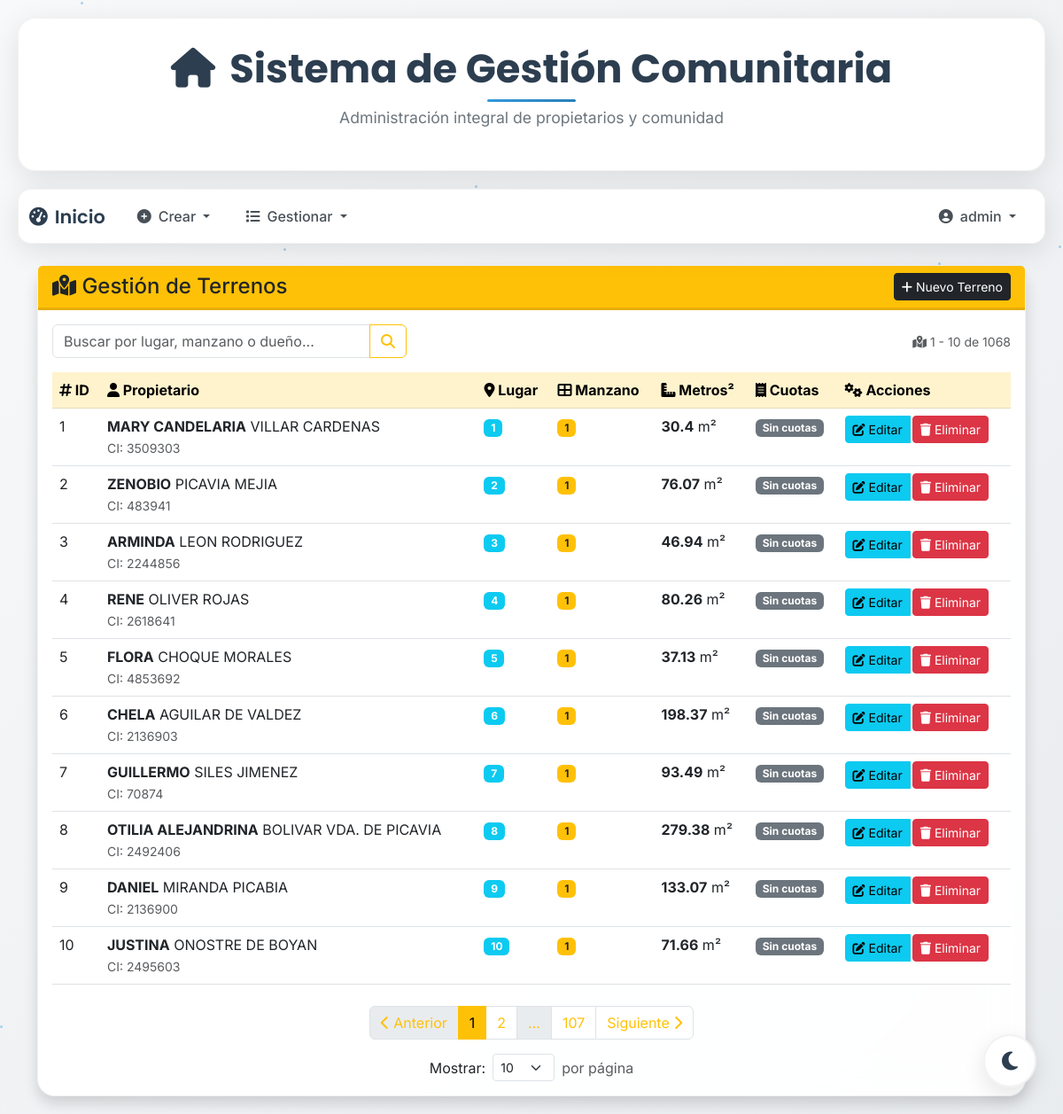
The page /terrenos (signed in) on the database its author committed.
### models/user_model.py (models this page shows, shortened)
class User(UserMixin, db.Model):
    __tablename__ = "Usuario"
    id = db.Column(db.Integer, primary_key=True)
    username = db.Column(db.String(100), unique=True, nullable=False)
    password_hash = db.Column(db.String(128), nullable=False)
    role = db.Column(db.String(50), nullable=False, default="doctor")
    def has_role(self, role):
        return self.role == role

### models/terreno_model.py (models this page shows, shortened)
class Terreno(db.Model):
    __tablename__ = "Terreno"
    id = db.Column(db.Integer, primary_key=True)
    duenio_id = db.Column(db.Integer, db.ForeignKey('Duenio.id', ondelete='CASCADE'), nullable=False)
    lugar = db.Column(db.String(100), nullable=False)
    manzano = db.Column(db.Integer, nullable=False)
    metros_cuadrados = db.Column(db.Integer, nullable=False)
    dueno = db.relationship('Duenio', backref='terrenos')

### models/duenio_model.py (models this page shows, shortened)
class Duenio(db.Model):
    __tablename__ = "Duenio"
    id = db.Column(db.Integer, primary_key=True)
    nombre = db.Column(db.String(50), nullable=False)
    paterno = db.Column(db.String(50), nullable=True)
    materno = db.Column(db.String(50), nullable=True)
    ci = db.Column(db.String(20), unique=True, nullable=False)
    multas = db.relationship('Multa', backref='duenio', lazy=True)  # Relación con la tabla Multa

### controllers/terreno_controller.py (the view, shortened to what this page needs)
@terreno_bp.route("/terrenos")
@login_required
def list_terrenos():
    page = request.args.get('page', 1, type=int)
    per_page = request.args.get('per_page', 10, type=int)  # 10 registros por página por defecto
    search = request.args.get('search', '', type=str)
    query = db.session.query(Terreno).join(Duenio)
    terrenos_paginated = query.paginate(
        page=page,
        per_page=per_page,
        error_out=False
    )
    return terreno_view.list_terrenos(terrenos_paginated, search)

### templates/terrenos.html (shortened to what this page needs)
{% extends 'base.html' %}
{% block content %}
<div class="container mt-4">
    <div class="row">
        <div class="col-12">
            <div class="card shadow">
                <div class="card-header bg-warning text-dark">
                    <div class="d-flex justify-content-between align-items-center">
                        <h4 class="mb-0">
                            <i class="fas fa-map-marked-alt"></i> Gestión de Terrenos
                        </h4>
                        {% if current_user.has_role('admin') %}
                        <a href="{{ url_for('terreno.create_terreno') }}" class="btn btn-dark btn-sm">
                            <i class="fas fa-plus"></i> Nuevo Terreno
                        </a>
                        {% endif %}
                    </div>
                </div>
                <div class="card-body">
                    <div class="row mb-3">
                        <div class="col-md-8">
                            <form method="GET" action="{{ url_for('terreno.list_terrenos') }}"
                                class="d-flex align-items-center">
                                <div class="input-group" style="max-width: 400px;">
                                    <input type="text" name="search" class="form-control"
                                        placeholder="Buscar por lugar, manzano o dueño..." value="{{ search }}">
                                    <button class="btn btn-outline-warning" type="submit">
                                        <i class="fas fa-search"></i>
                                    </button>
                                </div>
                            </form>
                        </div>
                        <div class="col-md-4 text-end d-flex align-items-center justify-content-end">
                            {% if terrenos_paginated and terrenos_paginated.total > 0 %}
                            <small class="text-muted">
                                <i class="fas fa-map-marked-alt"></i>
                                {{ terrenos_paginated.per_page * (terrenos_paginated.page - 1) + 1 }}
                                - {{ terrenos_paginated.per_page * (terrenos_paginated.page - 1) + terrenos|length }}
                                de {{ terrenos_paginated.total }}
                            </small>
                            {% endif %}
                        </div>
                    </div>
                    <div class="table-responsive">
                        <table class="table table-hover" id="terrenosTable">
                            <thead class="table-warning">
                                <tr>
                                    <th><i class="fas fa-hashtag"></i> ID</th>
                                    <th><i class="fas fa-user"></i> Propietario</th>
                                    <th><i class="fas fa-map-marker-alt"></i> Lugar</th>
                                    <th><i class="fas fa-th-large"></i> Manzano</th>
                                    <th><i class="fas fa-ruler-combined"></i> Metros²</th>
                                    <th><i class="fas fa-receipt"></i> Cuotas</th>
                                    {% if current_user.has_role('admin') %}
                                    <th><i class="fas fa-cogs"></i> Acciones</th>
                                    {% endif %}
                                </tr>
                            </thead>
                            <tbody>
                                {% for terreno in terrenos %}
                                <tr>
                                    <td>{{ terreno.id }}</td>
                                    <td>
                                        <strong>{{ terreno.dueno.nombre }}</strong>
                                        {% if terreno.dueno.paterno %} {{ terreno.dueno.paterno }}{% endif %}
                                        {% if terreno.dueno.materno %} {{ terreno.dueno.materno }}{% endif %}
                                        <br>
                                        <small class="text-muted">CI: {{ terreno.dueno.ci }}</small>
                                    </td>
                                    <td>
                                        <span class="badge bg-info">{{ terreno.lugar }}</span>
                                    </td>
                                    <td>
                                        <span class="badge bg-warning text-dark">{{ terreno.manzano }}</span>
                                    </td>
                                    <td>
                                        <strong>{{ terreno.metros_cuadrados }}</strong> m²
                                    </td>
                                    <td>
                                        {% set cuotas = terreno.cuotas %}
                                        {% if cuotas %}
                                        <span class="badge bg-success">{{ cuotas|length }} cuota{{ 's' if cuotas|length
                                            != 1 else '' }}</span>
                                        {% else %}
                                        <span class="badge bg-secondary">Sin cuotas</span>
                                        {% endif %}
                                    </td>
                                    {% if current_user.has_role('admin') %}
                                    <td>
                                        <div class="btn-group" role="group">
                                            <a href="{{ url_for('terreno.update_terreno', id=terreno.id) }}"
                                                class="btn btn-info btn-sm">
                                                <i class="fas fa-edit"></i> Editar
                                            </a>
                                            <form method="post"
                                                action="{{ url_for('terreno.delete_terreno', id=terreno.id) }}"
                                                style="display: inline;">
                                                <button type="submit" class="btn btn-danger btn-sm"
                                                    onclick="return confirm('¿Está seguro de eliminar el terreno {{ terreno.lugar }} - Manzano {{ terreno.manzano }}?')">
                                                    <i class="fas fa-trash"></i> Eliminar
                                                </button>
                                            </form>
                                        </div>
                                    </td>
                                    {% endif %}
                                </tr>
                                {% endfor %}
                            </tbody>
                        </table>
                        {% if terrenos_paginated and terrenos_paginated.pages > 1 %}
                        <nav aria-label="Navegación de páginas" class="mt-4">
                            <ul class="pagination justify-content-center">
                                {% if terrenos_paginated.has_prev %}
                                <li class="page-item">
                                    <a class="page-link"
                                        href="{{ url_for('terreno.list_terrenos', page=terrenos_paginated.prev_num, search=search) }}">
                                        <i class="fas fa-chevron-left"></i> Anterior
                                    </a>
                                </li>
                                {% else %}
                                <li class="page-item disabled">
                                    <span class="page-link"><i class="fas fa-chevron-left"></i> Anterior</span>
                                </li>
                                {% endif %}
                                {% for page_num in terrenos_paginated.iter_pages(left_edge=1, right_edge=1,
                                left_current=1, right_current=2) %}
                                {% if page_num %}
                                {% if page_num != terrenos_paginated.page %}
                                <li class="page-item">
                                    <a class="page-link"
                                        href="{{ url_for('terreno.list_terrenos', page=page_num, search=search) }}">{{
                                        page_num }}</a>
                                </li>
                                {% else %}
                                <li class="page-item active">
                                    <span class="page-link">{{ page_num }}</span>
                                </li>
                                {% endif %}
                                {% else %}
                                <li class="page-item disabled">
                                    <span class="page-link">…</span>
                                </li>
                                {% endif %}
                                {% endfor %}
                                {% if terrenos_paginated.has_next %}
                                <li class="page-item">
                                    <a class="page-link"
                                        href="{{ url_for('terreno.list_terrenos', page=terrenos_paginated.next_num, search=search) }}">
                                        Siguiente <i class="fas fa-chevron-right"></i>
                                    </a>
                                </li>
                                {% else %}
                                <li class="page-item disabled">
                                    <span class="page-link">Siguiente <i class="fas fa-chevron-right"></i></span>
                                </li>
                                {% endif %}
                            </ul>
                            <div class="d-flex justify-content-center mt-3">
                                <form method="GET" action="{{ url_for('terreno.list_terrenos') }}"
                                    class="d-flex align-items-center">
                                    <label class="form-label mb-0 me-2">Mostrar:</label>
                                    <select name="per_page" class="form-select form-select-sm me-2" style="width: auto;"
                                        onchange="this.form.submit()">
                                        <option value="10" {% if request.args.get('per_page', '10' )=='10' %}selected{%
                                            endif %}>10</option>
                                    </select>
                                    <span class="text-muted">por página</span>
                                </form>
                            </div>
                        </nav>
                        {% endif %}
                    </div>
                </div>
            </div>
        </div>
    </div>
</div>
{% endblock %}

### templates/base.html (shortened to what this page needs)
<!DOCTYPE html>
<html lang="es">
<head>
    <link rel="stylesheet" href="https://cdn.jsdelivr.net/npm/bootstrap@5.3.0/dist/css/bootstrap.min.css">
    <link rel="stylesheet" href="https://cdnjs.cloudflare.com/ajax/libs/animate.css/4.1.1/animate.min.css"/>
</head>
<body>
    <div class="floating-particles" id="particles"></div>
    <div class="header-container">
        <h1 class="main-title">
            <i class="fas fa-home me-3"></i>Sistema de Gestión Comunitaria
        </h1>
        <p class="subtitle">Administración integral de propietarios y comunidad</p>
    </div>
    {% if current_user.is_authenticated %}
    <nav class="navbar navbar-expand-lg navbar-custom">
        <div class="container-fluid">
            <a class="navbar-brand" href="{{ url_for('user.index') }}">
                <i class="fas fa-tachometer-alt me-2"></i>Inicio
            </a>
            <div class="collapse navbar-collapse" id="navbarNav">
                <ul class="navbar-nav me-auto">
                    {% if current_user.has_role("admin") %}
                    <li class="nav-item dropdown">
                        <a class="nav-link dropdown-toggle" href="#" id="navbarDropdownCrear"
                           data-bs-toggle="dropdown" aria-haspopup="true" aria-expanded="false">
                          <i class="fas fa-plus-circle me-2"></i>Crear
                        </a>
                    </li>
                    {% endif %}
                    <li class="nav-item dropdown">
                        <a class="nav-link dropdown-toggle" href="#" id="navbarDropdownListado"
                           data-bs-toggle="dropdown" aria-haspopup="true" aria-expanded="false">
                          <i class="fas fa-list me-2"></i>Gestionar
                        </a>
                    </li>
                </ul>
                <ul class="navbar-nav">
                    <li class="nav-item dropdown">
                        <a class="nav-link dropdown-toggle" href="#" id="navbarDropdownUser"
                           data-bs-toggle="dropdown" aria-haspopup="true" aria-expanded="false">
                          <i class="fas fa-user-circle me-2"></i>{{ current_user.username }}
                        </a>
                    </li>
                </ul>
            </div>
        </div>
    </nav>
    {% endif %}
    <div class="floating-theme-toggle">
        <button class="btn theme-toggle-float" id="themeToggle">
            <i class="fas fa-moon" id="themeIcon"></i>
        </button>
    </div>
    <div class="content-container page-transition">
        {% block content %}{% endblock %}
    </div>
</body>
</html>

### rows shown on the page
User: username "admin"
Terreno: id "1", dueno.nombre "MARY CANDELARIA", dueno.paterno "VILLAR", dueno.materno "CARDENAS", dueno.ci "3509303", lugar "1", manzano "1", metros_cuadrados "30.4"
Terreno: id "2", dueno.nombre "ZENOBIO", dueno.paterno "PICAVIA", dueno.materno "MEJIA", dueno.ci "483941", lugar "2", manzano "1", metros_cuadrados "76.07"
Terreno: id "3", dueno.nombre "ARMINDA", dueno.paterno "LEON", dueno.materno "RODRIGUEZ", dueno.ci "2244856", lugar "3", manzano "1", metros_cuadrados "46.94"
Terreno: id "4", dueno.nombre "RENE", dueno.paterno "OLIVER", dueno.materno "ROJAS", dueno.ci "2618641", lugar "4", manzano "1", metros_cuadrados "80.26"
Terreno: id "5", dueno.nombre "FLORA", dueno.paterno "CHOQUE", dueno.materno "MORALES", dueno.ci "4853692", lugar "5", manzano "1", metros_cuadrados "37.13"
Terreno: id "6", dueno.nombre "CHELA", dueno.paterno "AGUILAR", dueno.materno "DE VALDEZ", dueno.ci "2136903", lugar "6", manzano "1", metros_cuadrados "198.37"
Terreno: id "7", dueno.nombre "GUILLERMO", dueno.paterno "SILES", dueno.materno "JIMENEZ", dueno.ci "70874", lugar "7", manzano "1", metros_cuadrados "93.49"
Terreno: id "8", dueno.nombre "OTILIA ALEJANDRINA", dueno.paterno "BOLIVAR", dueno.materno "VDA. DE PICAVIA", dueno.ci "2492406", lugar "8", manzano "1", metros_cuadrados "279.38"
Terreno: id "9", dueno.nombre "DANIEL", dueno.paterno "MIRANDA", dueno.materno "PICABIA", dueno.ci "2136900", lugar "9", manzano "1", metros_cuadrados "133.07"
Terreno: id "10", dueno.nombre "JUSTINA", dueno.paterno "ONOSTRE", dueno.materno "DE BOYAN", dueno.ci "2495603", lugar "10", manzano "1", metros_cuadrados "71.66"

### other values the page prints
{{ terrenos_paginated.per_page * (terrenos_paginated.page - 1) + 1 }} "1"
{{ terrenos_paginated.total }} "1068"
{{ page_num }} "1"
{{ page_num }} "2" "107"
